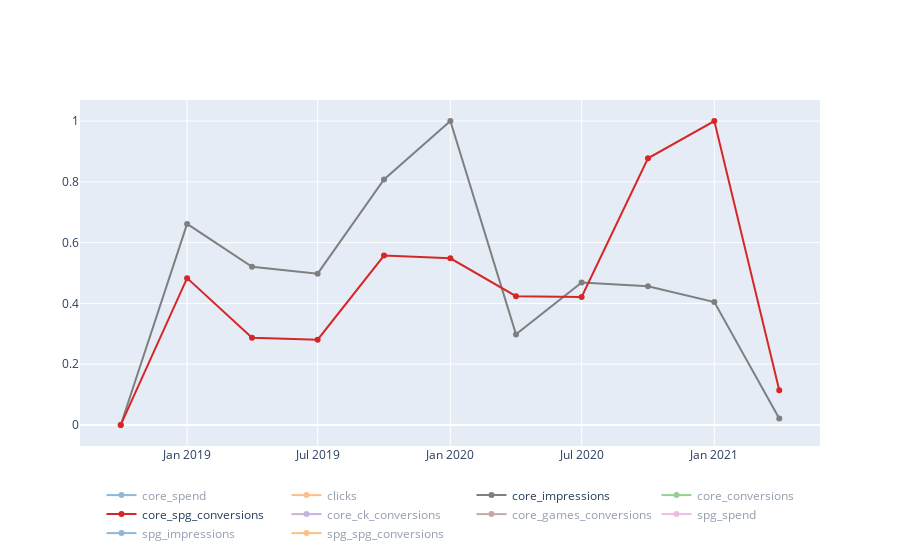

This figure's notebook cell:
### Code cell
plot_variables(df_core_qtr, df_core_qtr.columns, one_plot=True, scaled=True)
